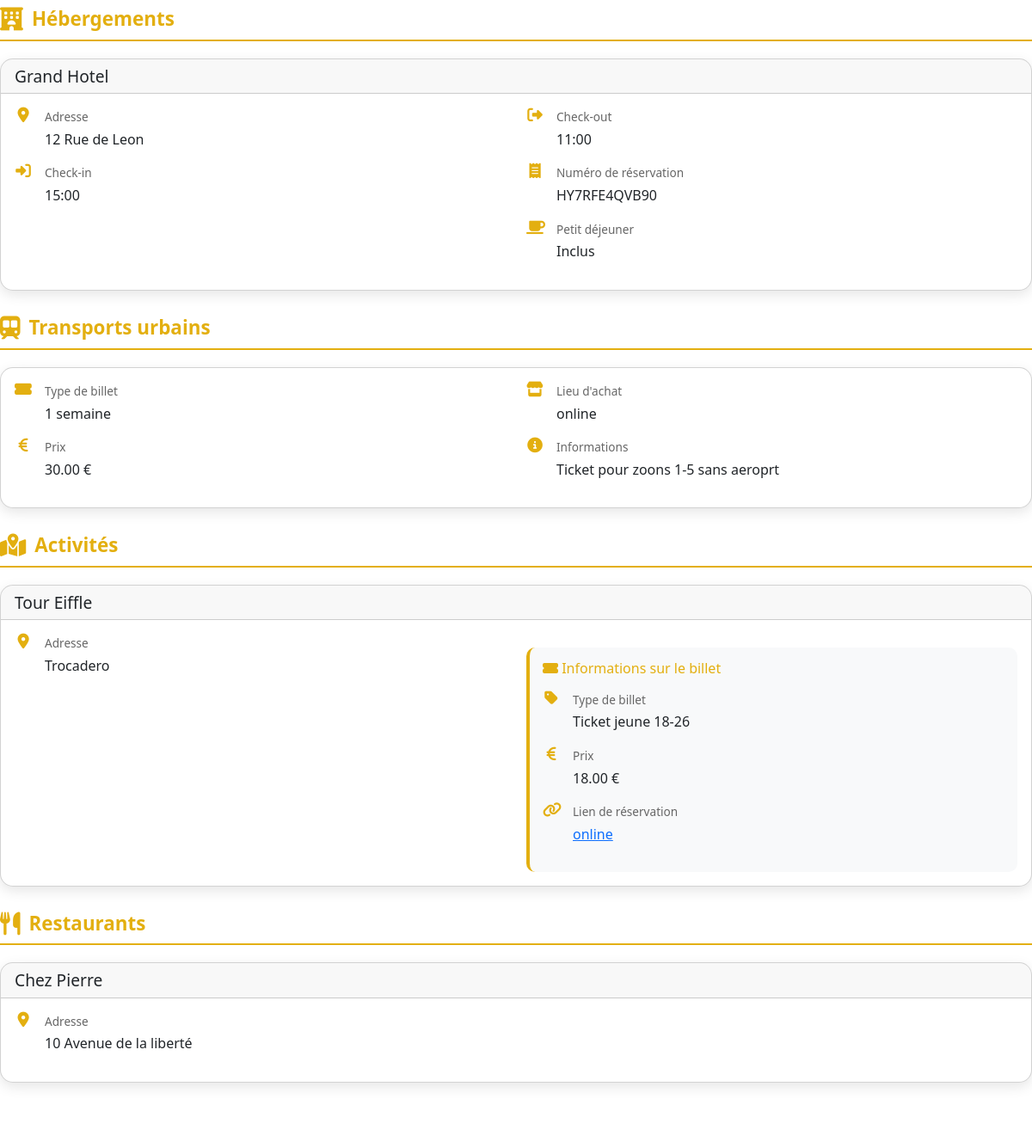
/voyage_detail.php?id=4 (signed in, middle part), run on an earlier commit of the app's database.
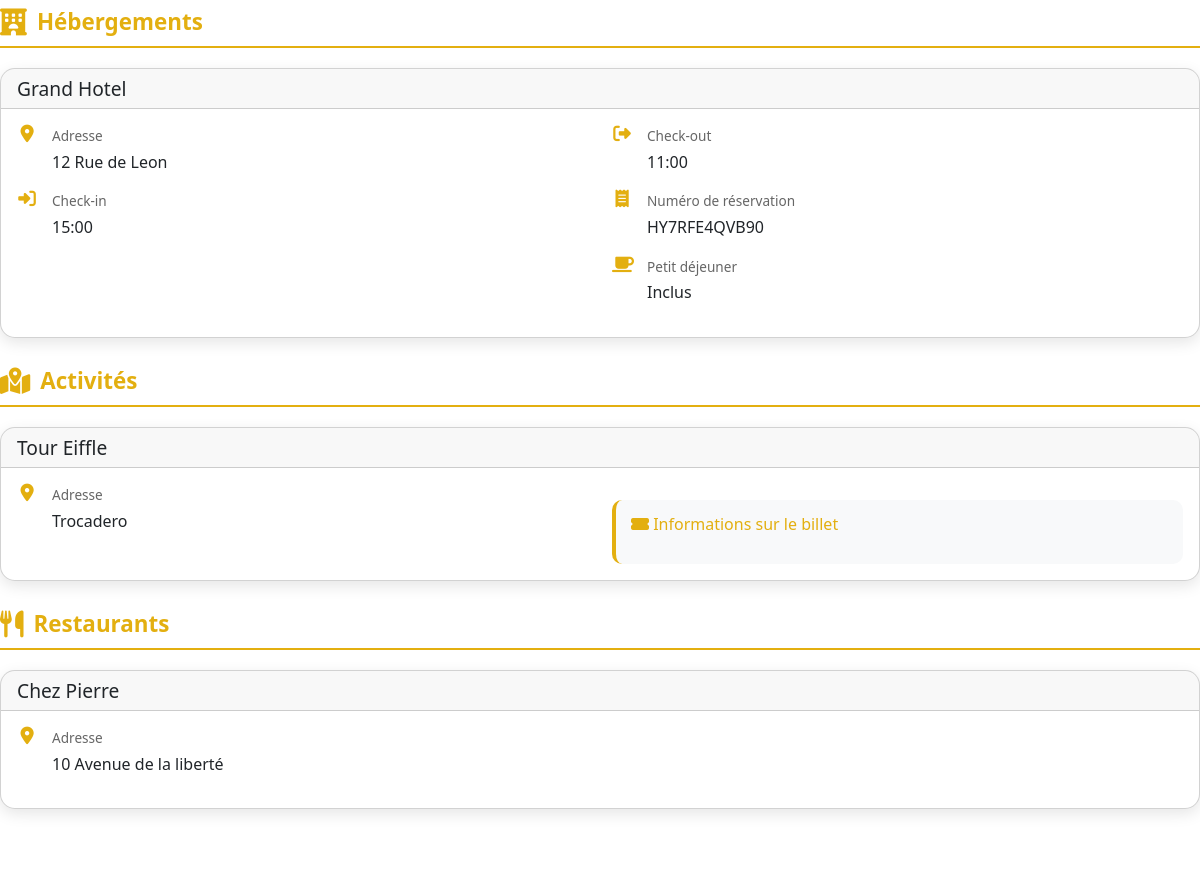
And on a later commit of the database.
### tables this page shows
CREATE TABLE Logement(
                       id_logement INTEGER PRIMARY KEY AUTO_INCREMENT,
                       nom VARCHAR(250) NOT NULL,
                       adresse TEXT NOT NULL,
                       horaire_check_in TIME,
                       horaire_check_out TIME,
                       petit_dejeuner TINYINT,  
                       numero_reservation VARCHAR(100),
                       ref_voyage INTEGER,
                       FOREIGN KEY (ref_voyage) REFERENCES Voyage(id_voyage)
);

create table transport_ville(
                             id_transport integer primary key auto_increment,
                             type_billet text,
                             prix decimal(10,2),
                             place_achat_billet text,
                             informations text,
                             ref_voyage integer,
                             foreign key (ref_voyage) references voyage(id_voyage)
);

create table ticket_activite(
                             id_ticket integer primary key auto_increment,
                             nom varchar(150),
                             place_achat_billet text,
                             prix decimal(10,2),
                             ref_activite integer,
                             foreign key (ref_activite) references activite(id_activite)
);

CREATE TABLE Activite(
                       id_activite INTEGER PRIMARY KEY AUTO_INCREMENT,
                       nom VARCHAR(250) NOT NULL,
                       adresse VARCHAR(250),
                       description_activite TEXT,
                       horaire TIME,
                       avec_ticket CHAR(3),
                       CONSTRAINT check_ticket CHECK (avec_ticket = 'oui' OR avec_ticket = 'non'),
                       date_activite DATE,
                       ref_voyage INTEGER,
                       FOREIGN KEY (ref_voyage) REFERENCES Voyage(id_voyage)
);

CREATE TABLE Restaurant(
                         id_restaurant INTEGER PRIMARY KEY AUTO_INCREMENT,
                         nom VARCHAR(150) NOT NULL,
                         adresse TEXT,
                         type_restaurant VARCHAR(100),
                         date_restaurant DATE,
                         ref_voyage INTEGER,
                         FOREIGN KEY (ref_voyage) REFERENCES Voyage(id_voyage)
);

### utils/database_utils.php (called while the page is built, shortened)
<?php
require_once __DIR__ . '/../config/config.php';
function getDbConnection() {
    global $config;
    try {
        $dsn = "mysql:host={$config['db']['host']};dbname={$config['db']['dbname']};charset={$config['db']['charset']}";
        $pdo = new PDO($dsn, $config['db']['username'], $config['db']['password']);
        $pdo->setAttribute(PDO::ATTR_ERRMODE, PDO::ERRMODE_EXCEPTION);
        return $pdo;
    } catch (PDOException $e) {
        die("Erreur de connexion à la base de données : " . $e->getMessage());
    }
}
function executeQuery($sql, $params = []) {
    $pdo = getDbConnection();
    try {
        $stmt = $pdo->prepare($sql);
        $stmt->execute($params);
        return $stmt;
    } catch (PDOException $e) {
        die("Erreur d'exécution de la requête : " . $e->getMessage());
    }
}
function fetchAll($sql, $params = []) {
    $stmt = executeQuery($sql, $params);
    return $stmt->fetchAll(PDO::FETCH_ASSOC);
}

### voyage_detail.php (the view, shortened to what the rows shown need)
<?php
$voyage_id = isset($_GET['id']) ? intval($_GET['id']) : null;
include 'header.php';
$logement_items = fetchAll("SELECT * FROM Logement WHERE ref_voyage = ?", [$voyage_id]);
$transport_ville_items = fetchAll("SELECT * FROM transport_ville WHERE ref_voyage = ?", [$voyage_id]);
$activite_items = fetchAll("SELECT a.*, t.nom as ticket_nom, t.prix as ticket_prix, t.place_achat_billet as ticket_lien
                           FROM Activite a
                           LEFT JOIN ticket_activite t ON a.id_activite = t.ref_activite
                           WHERE a.ref_voyage = ?", [$voyage_id]);
$restaurant_items = fetchAll("SELECT * FROM Restaurant WHERE ref_voyage = ?", [$voyage_id]);
function formatHeure($heure) {
    return substr($heure, 0, 5);
}
?>
<div style="padding-top: 80px;">
<div class="py-5">
    <div style="margin: 0 auto; max-width: 1200px;">
        <?php if (!empty($logement_items)): ?>
        <div class="detail-section">
            <h2 class="section-title">
                <i class="fas fa-hotel"></i> Hébergements
            </h2>
            <?php foreach ($logement_items as $item): ?>
                <div class="card mb-3">
                    <div class="card-header">
                        <h3 class="mb-0"><?php echo htmlspecialchars($item['nom']); ?></h3>
                    </div>
                    <div class="card-body">
                        <div class="row">
                            <div class="col-md-6">
                                <div class="info-item">
                                    <i class="fas fa-map-marker-alt"></i>
                                    <div>
                                        <span class="info-label">Adresse</span>
                                        <span class="info-value"><?php echo htmlspecialchars($item['adresse']); ?></span>
                                    </div>
                                </div>
                                <?php if (!empty($item['horaire_check_in'])): ?>
                                <div class="info-item">
                                    <i class="fas fa-sign-in-alt"></i>
                                    <div>
                                        <span class="info-label">Check-in</span>
                                        <span class="info-value"><?php echo formatHeure($item['horaire_check_in']); ?></span>
                                    </div>
                                </div>
                                <?php endif; ?>
                            </div>
                            <div class="col-md-6">
                                <?php if (!empty($item['horaire_check_out'])): ?>
                                <div class="info-item">
                                    <i class="fas fa-sign-out-alt"></i>
                                    <div>
                                        <span class="info-label">Check-out</span>
                                        <span class="info-value"><?php echo formatHeure($item['horaire_check_out']); ?></span>
                                    </div>
                                </div>
                                <?php endif; ?>
                                <?php if (!empty($item['numero_reservation'])): ?>
                                <div class="info-item">
                                    <i class="fas fa-receipt"></i>
                                    <div>
                                        <span class="info-label">Numéro de réservation</span>
                                        <span class="info-value"><?php echo htmlspecialchars($item['numero_reservation']); ?></span>
                                    </div>
                                </div>
                                <?php endif; ?>
                                <div class="info-item">
                                    <i class="fas fa-coffee"></i>
                                    <div>
                                        <span class="info-label">Petit déjeuner</span>
                                        <span class="info-value"><?php echo $item['petit_dejeuner'] ? 'Inclus' : 'Non inclus'; ?></span>
                                    </div>
                                </div>
                            </div>
                        </div>
                    </div>
                </div>
            <?php endforeach; ?>
        </div>
        <?php endif; ?>
        <?php if (!empty($transport_ville_items)): ?>
        <div class="detail-section">
            <h2 class="section-title">
                <i class="fas fa-subway"></i> Transports urbains
            </h2>
            <?php foreach ($transport_ville_items as $item): ?>
                <div class="card mb-3">
                    <div class="card-body">
                        <div class="row">
                            <div class="col-md-6">
                                <?php if (!empty($item['type_billet'])): ?>
                                <div class="info-item">
                                    <i class="fas fa-ticket-alt"></i>
                                    <div>
                                        <span class="info-label">Type de billet</span>
                                        <span class="info-value"><?php echo htmlspecialchars($item['type_billet']); ?></span>
                                    </div>
                                </div>
                                <?php endif; ?>
                                <?php if (!empty($item['prix'])): ?>
                                <div class="info-item">
                                    <i class="fas fa-euro-sign"></i>
                                    <div>
                                        <span class="info-label">Prix</span>
                                        <span class="info-value"><?php echo htmlspecialchars($item['prix']); ?> €</span>
                                    </div>
                                </div>
                                <?php endif; ?>
                            </div>
                            <div class="col-md-6">
                                <?php if (!empty($item['place_achat_billet'])): ?>
                                <div class="info-item">
                                    <i class="fas fa-store"></i>
                                    <div>
                                        <span class="info-label">Lieu d'achat</span>
                                        <span class="info-value"><?php echo htmlspecialchars($item['place_achat_billet']); ?></span>
                                    </div>
                                </div>
                                <?php endif; ?>
                                <?php if (!empty($item['informations'])): ?>
                                <div class="info-item">
                                    <i class="fas fa-info-circle"></i>
                                    <div>
                                        <span class="info-label">Informations</span>
                                        <span class="info-value"><?php echo htmlspecialchars($item['informations']); ?></span>
                                    </div>
                                </div>
                                <?php endif; ?>
                            </div>
                        </div>
                    </div>
                </div>
            <?php endforeach; ?>
        </div>
        <?php endif; ?>
        <?php if (!empty($activite_items)): ?>
        <div class="detail-section">
            <h2 class="section-title">
                <i class="fas fa-map-marked-alt"></i> Activités
            </h2>
            <?php foreach ($activite_items as $item): ?>
                <div class="card mb-3">
                    <div class="card-header">
                        <h3 class="mb-0"><?php echo htmlspecialchars($item['nom']); ?></h3>
                    </div>
                    <div class="card-body">
                        <div class="row">
                            <div class="col-md-6">
                                <?php if (!empty($item['adresse'])): ?>
                                <div class="info-item">
                                    <i class="fas fa-map-marker-alt"></i>
                                    <div>
                                        <span class="info-label">Adresse</span>
                                        <span class="info-value"><?php echo htmlspecialchars($item['adresse']); ?></span>
                                    </div>
                                </div>
                                <?php endif; ?>
                            </div>
                            <div class="col-md-6">
                                <?php if ($item['avec_ticket'] === 'oui'): ?>
                                <div class="ticket-info mt-3">
                                    <h5><i class="fas fa-ticket-alt"></i> Informations sur le billet</h5>
                                    <?php if (!empty($item['ticket_nom'])): ?>
                                    <div class="info-item">
                                        <i class="fas fa-tag"></i>
                                        <div>
                                            <span class="info-label">Type de billet</span>
                                            <span class="info-value"><?php echo htmlspecialchars($item['ticket_nom']); ?></span>
                                        </div>
                                    </div>
                                    <?php endif; ?>
                                    <?php if (!empty($item['ticket_prix'])): ?>
                                    <div class="info-item">
                                        <i class="fas fa-euro-sign"></i>
                                        <div>
                                            <span class="info-label">Prix</span>
                                            <span class="info-value"><?php echo htmlspecialchars($item['ticket_prix']); ?> €</span>
                                        </div>
                                    </div>
                                    <?php endif; ?>
                                    <?php if (!empty($item['ticket_lien'])): ?>
                                    <div class="info-item">
                                        <i class="fas fa-link"></i>
                                        <div>
                                            <span class="info-label">Lien de réservation</span>
                                            <span class="info-value">
                                                <a href="<?php echo htmlspecialchars($item['ticket_lien']); ?>" target="_blank">
                                                    <?php echo htmlspecialchars($item['ticket_lien']); ?>
                                                </a>
                                            </span>
                                        </div>
                                    </div>
                                    <?php endif; ?>
                                </div>
                                <?php endif; ?>
                            </div>
                        </div>
                    </div>
                </div>
            <?php endforeach; ?>
        </div>
        <?php endif; ?>
        <?php if (!empty($restaurant_items)): ?>
        <div class="detail-section">
            <h2 class="section-title">
                <i class="fas fa-utensils"></i> Restaurants
            </h2>
            <?php foreach ($restaurant_items as $item): ?>
                <div class="card mb-3">
                    <div class="card-header">
                        <h3 class="mb-0"><?php echo htmlspecialchars($item['nom']); ?></h3>
                    </div>
                    <div class="card-body">
                        <div class="row">
                            <div class="col-md-6">
                                <?php if (!empty($item['adresse'])): ?>
                                <div class="info-item">
                                    <i class="fas fa-map-marker-alt"></i>
                                    <div>
                                        <span class="info-label">Adresse</span>
                                        <span class="info-value"><?php echo htmlspecialchars($item['adresse']); ?></span>
                                    </div>
                                </div>
                                <?php endif; ?>
                            </div>
                            <div class="col-md-6">
                            </div>
                        </div>
                    </div>
                </div>
            <?php endforeach; ?>
        </div>
        <?php endif; ?>
    </div>
</div>
</div>
<?php
include 'footer.php';
?>

What changed in the data, as far as the page shows it:
removed transport_ville: type_billet "1 semaine", prix "30.00", place_achat_billet "online", informations "Ticket pour zoons 1-5 sans aeroprt"
removed ticket_activite: ref_activite.nom "Tour Eiffle", ref_activite.adresse "Trocadero", nom "Ticket jeune 18-26", prix "18.00", place_achat_billet "online"
now on this page (row unchanged): activite: nom "Tour Eiffle", adresse "Trocadero", avec_ticket "oui" (drawn)
Also different on the page:
text no longer shown: "Transports urbains"
